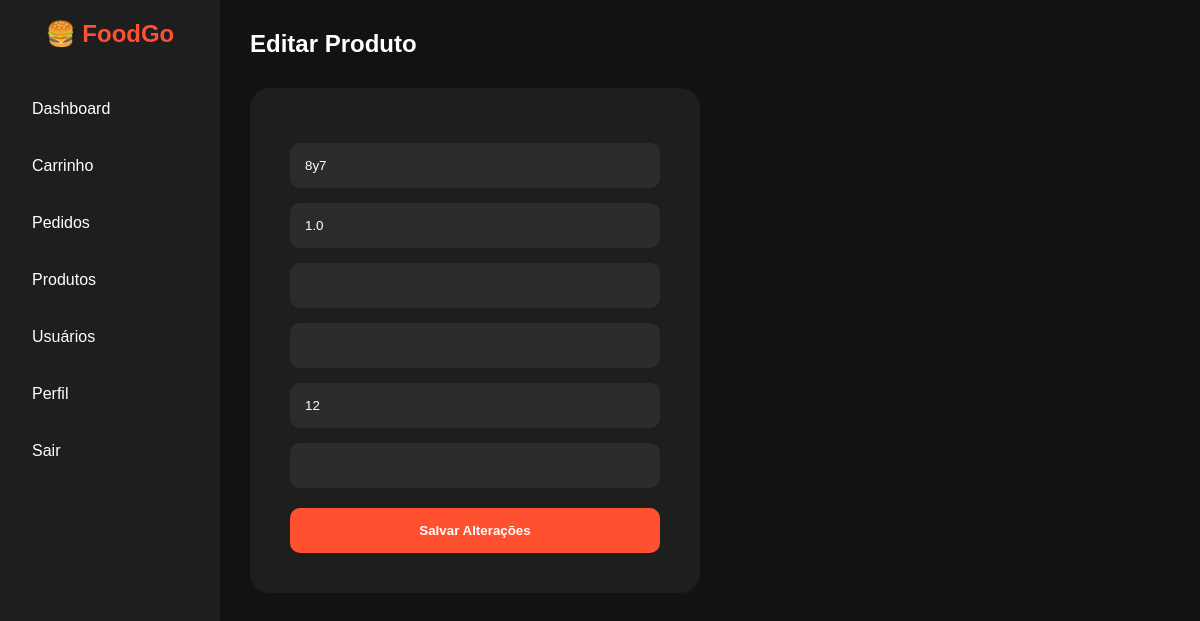
/editar_produto/1 (signed in), run on the app's committed database.
### app.py (models this page shows)
class Produto(db.Model):
    id = db.Column(
        db.Integer,
        primary_key=True
    )
    nome = db.Column(
        db.String(100),
        nullable=False
    )
    preco = db.Column(
        db.Float,
        nullable=False
    )
    categoria = db.Column(
        db.String(50)
    )
    descricao = db.Column(
        db.String(300)
    )
    imagem = db.Column(
        db.String(300)
    )
    estoque = db.Column(
        db.Integer,
        default=1
    )

### app.py (the view, shortened to what this page needs)
@app.route(
    '/editar_produto/<int:id>',
    methods=['GET', 'POST']
)
@login_required
@role_required(
    ['Admin', 'Funcionario']
)
def editar_produto(id):
    produto = Produto.query.get_or_404(
        id
    )
    return render_template(
        'editar_produto.html',
        produto=produto
    )

### app.py (called while the page is built)
@login_manager.user_loader
def load_user(user_id):
    return User.query.get(
        int(user_id)
    )

def role_required(roles):
    def decorator(f):
        @wraps(f)
        def decorated_function(
            *args,
            **kwargs
        ):
            if current_user.role not in roles:
                abort(403)
            return f(
                *args,
                **kwargs
            )
        return decorated_function
    return decorator

### templates/editar_produto.html (shortened to what this page needs)
{% extends 'base.html' %}
{% block conteudo %}
<h1 style="margin-bottom:30px;">
    Editar Produto
</h1>
<form method="POST">
    <input
    type="text"
    name="nome"
    value="{{ produto.nome }}"
    required>
    <input
    type="number"
    step="0.01"
    name="preco"
    value="{{ produto.preco }}"
    required>
    <input
    type="text"
    name="categoria"
    value="{{ produto.categoria }}">
    <input
    type="text"
    name="imagem"
    value="{{ produto.imagem }}">
    <input
    type="number"
    name="estoque"
    value="{{ produto.estoque }}">
    <input
    type="text"
    name="descricao"
    value="{{ produto.descricao }}">
    <button type="submit">
        Salvar Alterações
    </button>
</form>
{% endblock %}

### templates/base.html (style rules this page uses)
* { margin:0; padding:0; box-sizing:border-box; font-family:Arial,sans-serif; }
body { background:#121212; color:white; }
form { background:#1e1e1e; padding:40px; border-radius:20px; width:450px; }
input, select, textarea { width:100%; padding:15px; margin-top:15px; border:none; border-radius:10px; background:#2c2c2c; color:white; }
button { width:100%; padding:15px; margin-top:20px; border:none; border-radius:10px; background:#ff512f; color:white; font-weight:bold; cursor:pointer; transition:0.3s; }

### data on the page
Produto: nome "8y7", preco "1.0", estoque "12"
